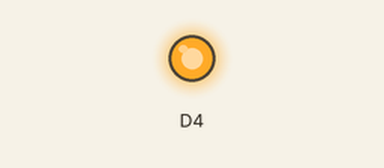
Recording of a sketch running on a simulated ESP8266 (NodeMCU). Parts: output pins drawn as LEDs (lit = HIGH). WiFi joins after 1.5 s; servers stay silent unless stated; random numbers use the default seed unless the sketch sets one; what the sketch prints to the serial monitor is not drawn.

Above: at 1.7 s.
At 3.4 s:
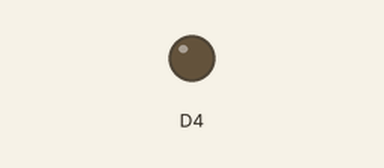
Timing chart, 0 to 4.9 s (numbered marks = the images above):
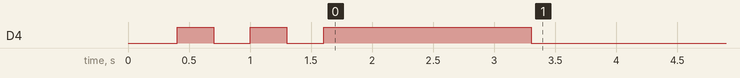

The sketch:

barman.ino
```cpp
#include <ArduinoJson.h>
#include <ESP8266WiFi.h>
#include <ESP8266WebServer.h>

const char* ssid = "pixel_"; // WIFI name
const char* password = "Hi_RAzmik1234"; //WIFI password

ESP8266WebServer server(80);


bool LEDstatus = LOW;

void setup() {
  Serial.begin(9600);
  delay(100);
  pinMode(D4, OUTPUT);

  Serial.println("Connecting to ");
  Serial.println(ssid);

  WiFi.begin(ssid, password);

  while (WiFi.status() != WL_CONNECTED) {
    delay(300);
    digitalWrite(D4, !LEDstatus);
    Serial.print(".");

    LEDstatus = !LEDstatus;
  }
  Serial.println("");
  Serial.println("WiFi connected..!");
  Serial.print("Got IP: ");
  Serial.println(WiFi.localIP());
  digitalWrite(D4, !LOW);

  routes();

  server.begin();
  Serial.println("HTTP Server Started");

  delay(1200);

  LEDstatus = HIGH;
  digitalWrite(D4, !LOW);
  delay(500);
  digitalWrite(D4, !LEDstatus); //After connecting should be glow

  // Light-emitting diode flashing and connecting to WIFI
}

void loop() {
  server.handleClient();

}

String sendJson(DynamicJsonDocument& data) {
  String json;
  serializeJson(data, json);
  return json;
}

void routes(){
  server.on("/", route_main); //Front page (Controller)
  server.onNotFound(route_main); // If route not found

  server.on("/ajax", route_ajax); // Asynchronous Javascript and XML

}


void route_ajax() {
  // change variable values and do something
  DynamicJsonDocument response(200);

  response["success"] = false;

  int statusCode = 403;

  if(server.hasArg("drink")){

        //drink = server.arg("drink") //for eg 3,1,2

        //logic here

        statusCode = 200;

        response["success"] = true;
  }
}

void route_main(){
  server.send(200, "text/html", render_main_page());
}

String render_main_page(){
  // ?" + String(random(100000, 1000000)) + "
  String html = "<!DOCTYPE html><html lang=\"en\"><head><meta name=\"viewport\" content=\"width=device-width,initial-scale=1?" + String(random(100000, 1000000)) + "\"><meta charset=\"UTF-8\"><title>Barman</title><link rel=\"stylesheet\" href=\"http://barman.infinitycloud.ru/public/css/loader.css?" + String(random(100000, 1000000)) + "\"></head><body><div id=\"page-loader-wrapper\"><div class=\"loader\"></div></div><main id=\"app\"></main><script src=\"http://barman.infinitycloud.ru/public/js/app.js\"></script></body></html>";

  return html;
}
```
